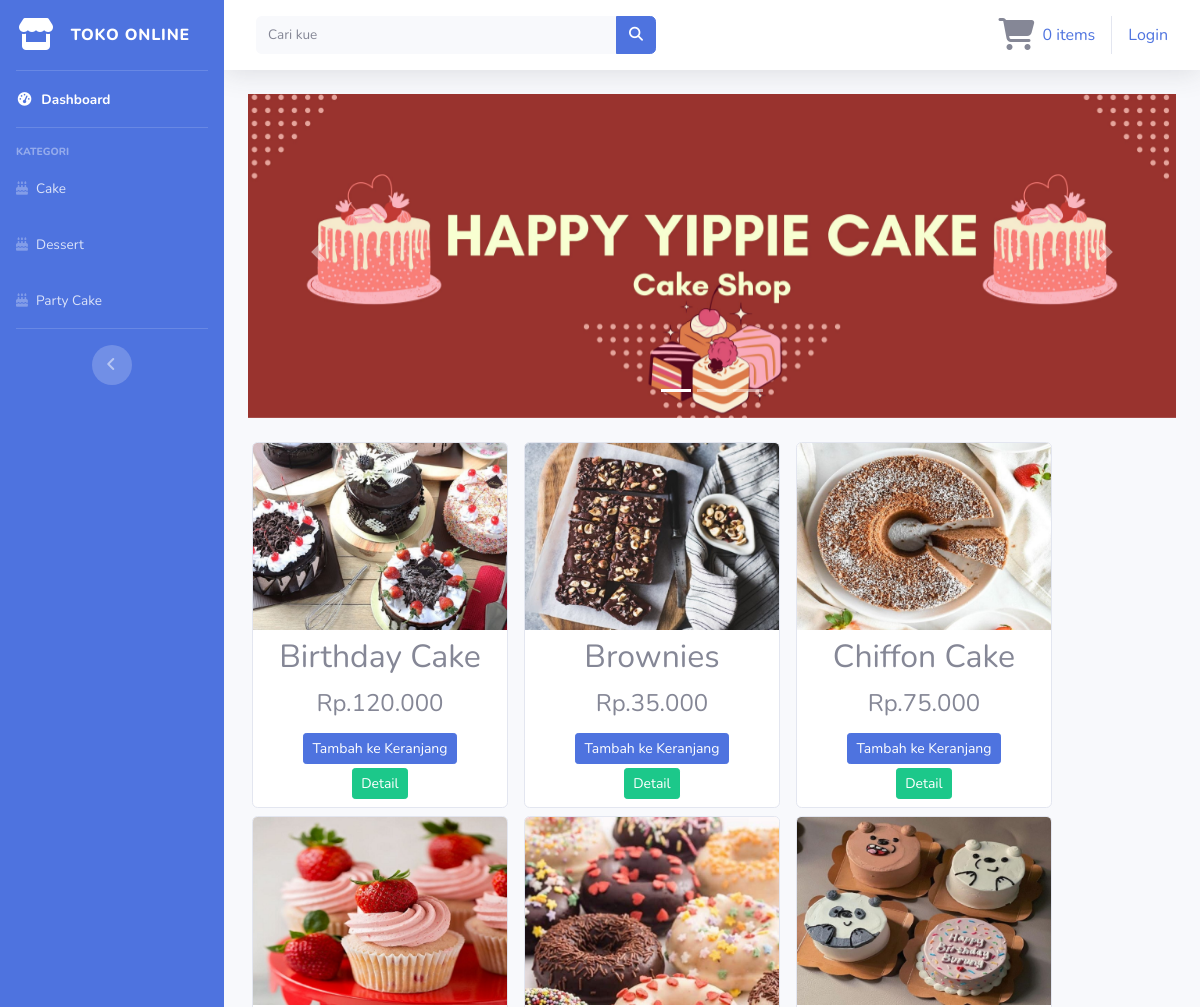
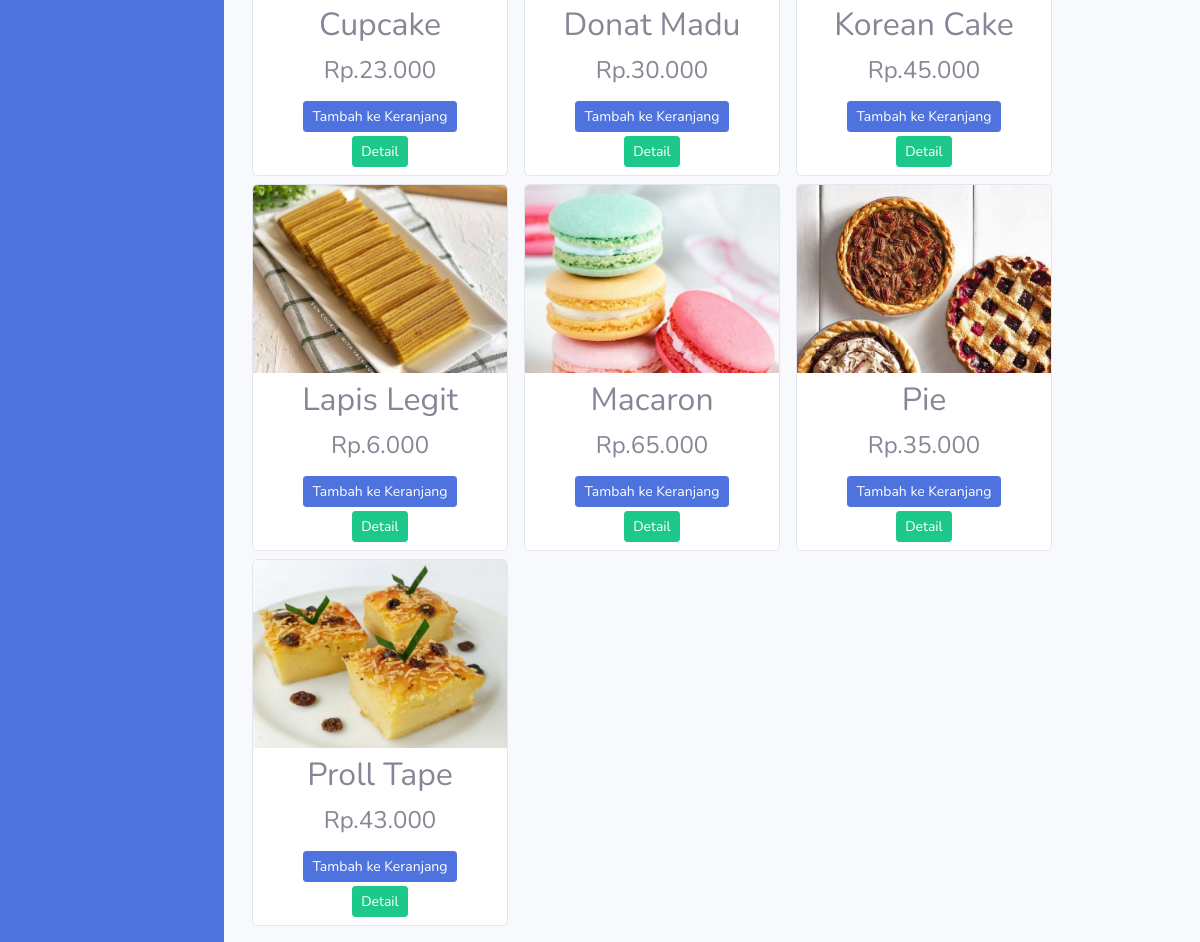
The page / on the database its author committed (2 pictures, top to bottom).
### tables this page shows
CREATE TABLE `tb_barang` (
  `id_brg` int(11) NOT NULL,
  `nama_brg` varchar(120) NOT NULL,
  `keterangan` varchar(225) NOT NULL,
  `kategori` varchar(60) NOT NULL,
  `harga` int(11) NOT NULL,
  `stok` int(4) NOT NULL,
  `gambar` text NOT NULL
);

### application/controllers/Welcome.php (called while the page is built, shortened)
<?php
class Welcome extends CI_Controller
{
	public function index()
	{
		$data['barang'] = $this->model_barang->tampil_data()->result();
		$this->load->view('templates/header');
		$this->load->view('templates/sidebar');
		$this->load->view('dashboard', $data);
		$this->load->view('templates/footer');
	}
}

### index.php (called while the page is built, shortened)
<?php
require_once BASEPATH.'core/CodeIgniter.php';

### application/models/model_barang.php (called while the page is built, shortened)
<?php
class model_barang extends CI_Model
{
    public function tampil_data()
    {
        return $this->db->get('tb_barang');
    }
}

### application/views/dashboard.php (the view, shortened to what this page needs)
<div class="container-fluid">
    <div id="carouselExampleIndicators" class="carousel slide" data-bs-ride="carousel">
        <ol class="carousel-indicators">
            <li data-target="#carouselExampleIndicators" data-slide-to="0" class="active"></li>
            <li data-target="#carouselExampleIndicators" data-slide-to="1"></li>
            <li data-target="#carouselExampleIndicators" data-slide-to="2"></li>
        </ol>
        <div class="carousel-inner">
            <div class="carousel-item active">
                <img src="<?php echo base_url('assets/img/sliderr1.jpg') ?>" class="d-block w-100" alt="First slide">
            </div>
            <a class="carousel-control-prev" href="#carouselExampleIndicators" role="button" data-slide="prev">
                <div class="nav-icon">
                    <span class="carousel-control-prev-icon" aria-hidden="true"></span>
                </div>
            </a>
            <a class="carousel-control-next" href="#carouselExampleIndicators" role="button" data-slide="next">
                <div class="nav-icon">
                    <span class="carousel-control-next-icon" aria-hidden="true"></span>
                </div>
            </a>
        </div>
    </div>
    <div class="row text-center mt-3 mb-3">
        <?php foreach ($barang as $brg) : ?>
            <div class="card ml-3 mt-2" style="width: 16rem;">
                <img src="<?php echo base_url() . '/uploads/' . $brg->gambar ?>" class="card-img-top" alt="...">
                <div class="card border-0 mt-2">
                    <h2 class="card-title"><?php echo $brg->nama_brg ?></h2>
                    <h4>Rp.<?php echo number_format($brg->harga, 0, ',', '.') ?></h4>
                </div>
                <div class="card mb-2 mt-2 border-0">
                    <?php echo anchor('dashboard/tambah_ke_keranjang/' . $brg->id_brg, '<div class="btn btn-sm btn-primary">Tambah ke Keranjang</div>') ?>
                    <?php echo anchor('dashboard/detail/' . $brg->id_brg, '<div class="btn btn-sm btn-success mt-1">Detail</div>') ?>
                </div>
            </div>
        <?php endforeach; ?>
    </div>
</div>

### application/views/templates/header.php (shortened to what this page needs)
<!DOCTYPE html>
<html lang="en">
<head>
    <link href="<?php echo base_url() ?>assets/vendor/fontawesome/css/all.min.css" rel="stylesheet" type="text/css">
    <link href="<?php echo base_url() ?>assets/vendor/fontawesome-free/css/all.min.css" rel="stylesheet" type="text/css">
    <link href="<?php echo base_url() ?>assets/css/sb-admin-2.min.css" rel="stylesheet">
</head>

### application/views/templates/sidebar.php (shortened to what this page needs)
<body id="page-top">
    <div id="wrapper">
        <ul class="navbar-nav bg-primary sidebar sidebar-dark accordion" id="accordionSidebar">
            <a class="sidebar-brand d-flex align-items-center justify-content-center" href="<?php echo base_url('') ?>">
                <div class="sidebar-brand-icon">
                    <i class="fas fa-store"></i>
                </div>
                <div class="sidebar-brand-text mx-3">Toko Online</div>
            </a>
            <hr class="sidebar-divider my-0">
            <li class="nav-item active">
                <a class="nav-link" href="<?php echo base_url('') ?>">
                    <i class="fas fa-fw fa-tachometer-alt"></i>
                    <span>Dashboard</span></a>
            </li>
            <hr class="sidebar-divider">
            <div class="sidebar-heading">
                KATEGORI
            </div>
            <li class="nav-item">
                <a class="nav-link" href="<?php echo base_url('kategori/cake') ?>">
                    <i class="fa-solid fa-cake-candles"></i>
                    <span>Cake</span>
                </a>
            </li>
            <li class="nav-item">
                <a class="nav-link" href="<?php echo base_url('kategori/dessert') ?>">
                    <i class="fa-solid fa-cake-candles"></i>
                    <span>Dessert</span></a>
            </li>
            <li class="nav-item">
                <a class="nav-link" href="<?php echo base_url('kategori/party_cake') ?>">
                    <i class="fa-solid fa-cake-candles"></i>
                    <span>Party Cake</span></a>
            </li>
            <hr class="sidebar-divider d-none d-md-block">
            <div class="text-center d-none d-md-inline">
                <button class="rounded-circle border-0" id="sidebarToggle"></button>
            </div>
        </ul>
        <div id="content-wrapper" class="d-flex flex-column">
            <div id="content">
                <nav class="navbar navbar-expand navbar-light bg-white topbar mb-4 static-top shadow">
                    <form class="d-none d-sm-inline-block form-inline mr-auto ml-md-3 my-2 my-md-0 mw-100 navbar-search">
                        <div class="input-group">
                            <input type="text" class="form-control bg-light border-0 small" placeholder="Cari kue" aria-label="Search" aria-describedby="basic-addon2">
                            <div class="input-group-append">
                                <button class="btn btn-primary" type="button">
                                    <i class="fas fa-search fa-sm"></i>
                                </button>
                            </div>
                        </div>
                    </form>
                    <ul class="navbar-nav ml-auto">
                        <div class="navbar">
                            <ul>
                                <i class="fa-solid fa-cart-shopping fa-2x mr-2"></i>
                            </ul>
                            <ul class="nav navbar-nav navbar-right">
                                <li>
                                    <?php
                                    $keranjang = '' . $this->cart->total_items() . ' items'
                                    ?>
                                    <?php echo anchor('dashboard/detail_keranjang', $keranjang) ?>
                                </li>
                            </ul>
                            <ul class="na navbar-nav navbar-right text-center">
                                <?php if ($this->session->userdata('username')) { ?>
                                    <li>
                                        <div>Selamat Datang <?php echo $this->session->userdata('username') ?></div>
                                    </li>
                                    <li class="ml-2"><?php echo anchor('auth/logout', 'Logout')  ?></li>
                                <?php } else { ?>
                                    <li><?php echo anchor('auth/login', 'Login'); ?></li>
                                <?php } ?>
                            </ul>
                        </div>
                    </ul>
                </nav>

### application/views/templates/footer.php (shortened to what this page needs)
</body>
</html>

### rows shown on the page
tb_barang: gambar (picture), nama_brg "Birthday Cake", harga "120.000", id_brg "Tambah ke Keranjang", id_brg "Detail"
tb_barang: gambar (picture), nama_brg "Brownies", harga "35.000", id_brg "Tambah ke Keranjang", id_brg "Detail"
tb_barang: gambar (picture), nama_brg "Chiffon Cake", harga "75.000", id_brg "Tambah ke Keranjang", id_brg "Detail"
tb_barang: gambar (picture), nama_brg "Cupcake", harga "23.000", id_brg "Tambah ke Keranjang", id_brg "Detail"
tb_barang: gambar (picture), nama_brg "Donat Madu", harga "30.000", id_brg "Tambah ke Keranjang", id_brg "Detail"
tb_barang: gambar (picture), nama_brg "Korean Cake", harga "45.000", id_brg "Tambah ke Keranjang", id_brg "Detail"
tb_barang: gambar (picture), nama_brg "Lapis Legit", harga "6.000", id_brg "Tambah ke Keranjang", id_brg "Detail"
tb_barang: gambar (picture), nama_brg "Macaron", harga "65.000", id_brg "Tambah ke Keranjang", id_brg "Detail"
tb_barang: gambar (picture), nama_brg "Pie", harga "35.000", id_brg "Tambah ke Keranjang", id_brg "Detail"
tb_barang: gambar (picture), nama_brg "Proll Tape", harga "43.000", id_brg "Tambah ke Keranjang", id_brg "Detail"

### other values the page prints
anchor('dashboard/detail_keranjang', $keranjang) "0 items"
anchor('auth/login', 'Login') "Login"
